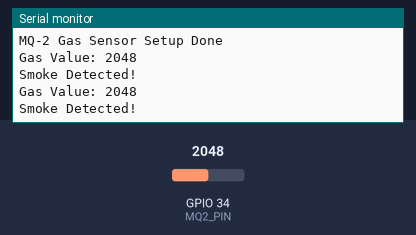
A sketch run on a simulated ESP32. On the bench: the last lines printed to the serial monitor. The inputs (shaded band) are chosen by the test bench; at power-on: GPIO 34 (MQ2_PIN) = 2048.

Above: at 1.8 s.
1.9 s: GPIO 34 (MQ2_PIN) set to 328
At 2.8 s:
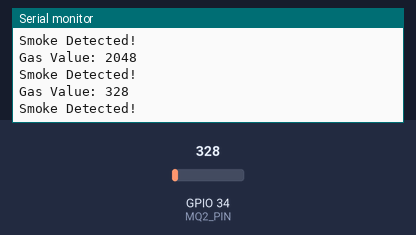
3.4 s: GPIO 34 (MQ2_PIN) set to 282
At 4.5 s:
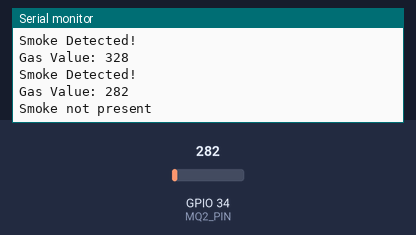
Timing chart, 0 to 6.4 s (numbered marks = the images above; inputs shaded):
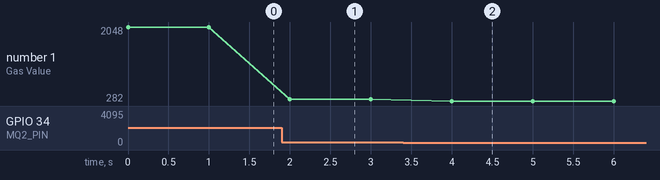

Measured:
- the behaviour switches between 301 and 300 on GPIO 34 (MQ2_PIN) (found by bisection; images 1 and 2)
- after the input at 1.9 s, the serial monitor: prints a new line after 0.10 s (image 1)
- after the input at 3.4 s, the serial monitor: prints a new line after 0.60 s (image 2)
- plotted number 1: 2048 → 328 after the input at 1.9 s, 328 → 282 after the input at 3.4 s

The sketch:

mq_2.ino.ino
```cpp
#define MQ2_PIN 34
int gasValue = 0;

void setup() {
  Serial.begin(115200);
  Serial.println("MQ-2 Gas Sensor Setup Done");
}

void loop() {
  gasValue = analogRead(MQ2_PIN);

  Serial.print("Gas Value: ");
  Serial.println(gasValue);

  if (gasValue > 300)
  {
    Serial.println("Smoke Detected!");
  }
  else
  {
    Serial.println("Smoke not present");
  }

  delay(1000);
}
```
